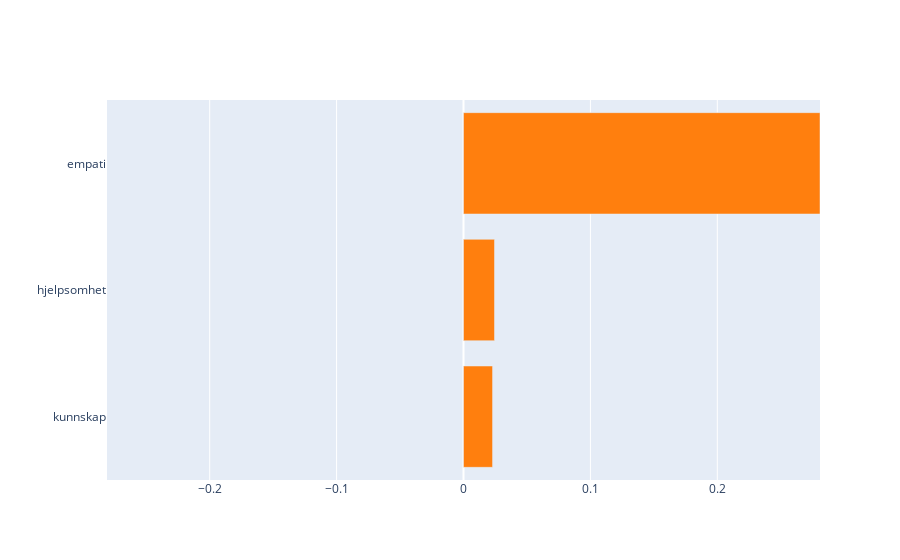

The code cell stored with this chart in its notebook:
### Markdown cell above
Morris Sensitivity Analysis, also known as Morris Method or Elementary Effects Method, is a global sensitivity analysis method used to screen for important input factors that have an effect on the output of a model. It's particularly useful when dealing with models that have a large number of input parameters.

The method works by calculating elementary effects, which measure the change in the output of a model resulting from a small change in an input parameter. The process is repeated many times, each time with a different set of randomly selected input parameters.

The sensitivity of the model output to a particular input parameter is then determined by the mean and standard deviation of the elementary effects for that parameter. The mean measures the overall influence of the parameter on the output, and the standard deviation measures the interaction and non-linear effects of the parameter.

Here's a step-by-step breakdown of the Morris Method:

1. Define a grid of possible values for each input parameter.
2. Randomly select a point in the grid and compute the model output.
3. For each input parameter, move along the grid by one step, compute the model output again, and calculate the elementary effect.
4. Repeat steps 2 and 3 many times, each time with a different randomly selected starting point.
5. For each input parameter, calculate the mean and standard deviation of the elementary effects.

The parameters with the highest mean and standard deviation are considered the most influential on the model output.

### Code cell
# Add more results from SHAP
interpret_model(model, plot='pfi')

### Figure 1 — Plotly figure (JSON) as saved in the notebook; plotly's stock layout.template omitted (floating-point values rounded to 4 significant figures)
{"data": [{"marker": {"color": ["#ff7f0e", "#ff7f0e", "#ff7f0e"]}, "orientation": "h", "type": "bar", "x": [0.0229, 0.02443, 0.2809], "y": ["kunnskap", "hjelpsomhet", "empati"]}], "layout": {"title": {"text": ""}, "xaxis": {"range": [-0.2809, 0.2809], "title": {"text": ""}}, "yaxis": {"automargin": true, "dtick": 1, "title": {"text": ""}}}}
